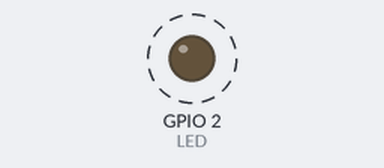
Bench run of a sketch on a simulated ESP32. Parts: output pins drawn as LEDs (lit = HIGH). Dashed ring = blinking. What the sketch prints to the serial monitor is not drawn.

Above: at 0.2 s.
Timing chart, 0 to 3.0 s (numbered marks = the images above):
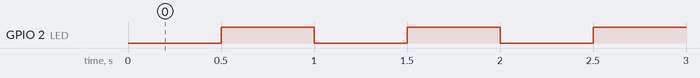

Measured:
- by itself, GPIO 2 (LED): alternates HIGH for 0.50 s and LOW for 0.50 s

The sketch:

esp32_basic.ino
```cpp
#define LED 2

void setup() {
  // Set pin mode
  Serial.begin(115200);
  pinMode(LED,OUTPUT);
}

void loop() {
  Serial.println("hello");
  delay(500);
  digitalWrite(LED,HIGH);
  delay(500);
  digitalWrite(LED,LOW);
}
```
